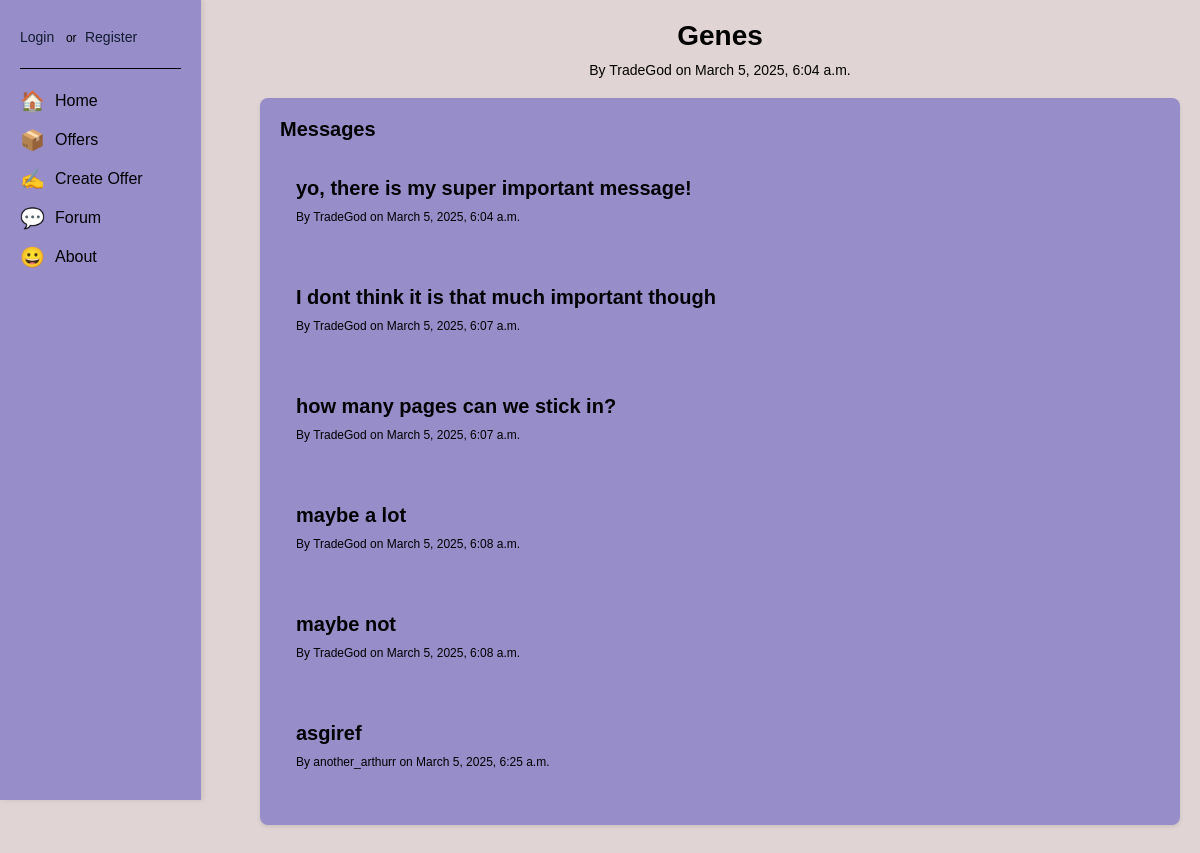
Page /tradeapp/forum/thread/1/ on the committed database.
### tradeapp/models.py (models this page shows, shortened)
class Thread(models.Model):
    topic = models.CharField(max_length=200)
    author = models.ForeignKey(User, on_delete=models.CASCADE)
    created_at = models.DateTimeField(default=timezone.now)

class Message(models.Model):
    thread = models.ForeignKey(Thread, on_delete=models.CASCADE, related_name='messages')
    author = models.ForeignKey(User, on_delete=models.CASCADE)
    content = models.TextField()
    created_at = models.DateTimeField(default=timezone.now)
    updated_at = models.DateTimeField(auto_now=True)

### tradeapp/views.py (the view)
# urls.py: path('forum/thread/<int:thread_id>/', views.thread_detail, name='thread_detail'),
def thread_detail(request, thread_id):
    thread = get_object_or_404(Thread, id=thread_id)
    message_list = thread.messages.all()
    if request.method == 'POST':
        if not request.user.is_authenticated:
            messages.error(request, "You must be logged in to post a message.")
            return redirect('login')  # Replace 'login' with your login URL name
        form = MessageForm(request.POST)
        if form.is_valid():
            message = form.save(commit=False)
            message.thread = thread
            message.author = request.user
            message.save()
            return redirect('thread_detail', thread_id=thread.id)
    else:
        form = MessageForm()
    return render(request, 'forum/thread_detail.html', {
        'thread': thread,
        'messages': message_list,
        'form': form,
    })

### tradeapp/templates/forum/thread_detail.html (shortened to what this page needs)
{% extends "base.html" %}
{% block content %}
<h1 class="thread-title">{{ thread.topic }}</h1>
<p class="thread-meta">By {{ thread.author.username }} on {{ thread.created_at }}</p>
<div class="forum-container">
    <h2>Messages</h2>
    <ul class="message-list">
        {% for message in messages %}
            <li>
                <p>{{ message.content }}</p>
                <p class="message-meta">By {{ message.author.username }} on {{ message.created_at }}</p>
            </li>
        {% endfor %}
    </ul>
</div>
{% endblock %}

### tradeapp/static/css/main.css (style rules this page uses)
* { margin: 0; padding: 0; box-sizing: border-box; }
body { font-family: 'Lucida Sans', 'Lucida Sans Regular', 'Lucida Grande', 'Lucida Sans Unicode', Geneva, Verdana, sans-serif; min-height: 100vh; background-color: rgb(225, 212, 212); color: rgb(0, 0, 0); font-size: 1.5rem; }
h1, h2 { font-size: 1.2rem; color: #000; }
p { font-size: 1rem; color: #000; }
.thread-title { text-align: center; font-size: 28px; color: #000000; margin-bottom: 10px; }
.thread-meta { text-align: center; font-size: 14px; color: #000000; margin-bottom: 20px; }
.message-list { list-style: none; padding: 0; }
.message-list li { background-color: #978dc9; border: 1px solid #978dc9; border-radius: 4px; margin-bottom: 10px; padding: 15px; }
.message-meta { color: #888; font-size: 0.9em; }
.message-list li p { margin: 10px 0; color: #000000; }
.message-list li p:first-child { font-size: 20px; font-weight: bold; color: #000000; }
.message-list li p:last-child { color: #000000; font-size: 12px; }
.forum-container { background-color: #978dc9; border-radius: 8px; box-shadow: 0 2px 4px rgba(0, 0, 0, 0.1); padding: 20px; margin-bottom: 20px; }
.forum-container li p { font-size: 12px; color: #000000; }
.forum-container h2 { font-size: 20px; color: #000000; margin-bottom: 10px; }

### rows in the picture
Thread: topic "Genes", author.username "TradeGod", created_at "March 5, 2025, 6:04 a.m."
Message: content "yo, there is my super important message!", author.username "TradeGod", created_at "March 5, 2025, 6:04 a.m."
Message: content "I dont think it is that much important though", author.username "TradeGod", created_at "March 5, 2025, 6:07 a.m."
Message: content "how many pages can we stick in?", author.username "TradeGod", created_at "March 5, 2025, 6:07 a.m."
Message: content "maybe a lot", author.username "TradeGod", created_at "March 5, 2025, 6:08 a.m."
Message: content "maybe not", author.username "TradeGod", created_at "March 5, 2025, 6:08 a.m."
Message: content "asgiref", author.username "another_arthurr", created_at "March 5, 2025, 6:25 a.m."
